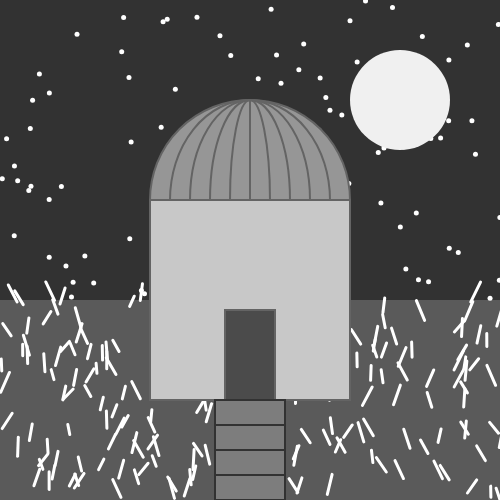
Frame 1 (no input)
Frame 60 (no input): identical to frame 1, image omitted
Frame 120 (the mouse pressed at the canvas centre since frame 60): identical to frame 1, image omitted

The p5.js sketch that drew this single still picture (run headless with seeded random() and noise() and a simulated clock; from frame 60 on, the mouse is pressed at the canvas centre):

// p5.js sketch
// ── sketch.js
let starPoints = [];
let grassStart = [];
let grassEnd = [];

function setup() {
  createCanvas(500, 500);
  
  //Store random locations so they are redrawn in same location
  for(let x = 0; x < 100; x++){
    let xLocation = random(500);
    let yLocation = random(300);
    append(starPoints, createVector(xLocation, yLocation));
  }
 for(let x = 0; x < 200; x++){
    let xLocation = random(500);
    let yLocation = random(200);
    append(grassStart, createVector(xLocation, yLocation+300));
    let xOffset = random(20);
    let yOffset = random(10);
    append(grassEnd, createVector(xLocation+xOffset-10, yLocation+290-yOffset));
  }
  
}

function draw() {
  background(50);
  
  //Ground
  rectMode(CORNER);
  noStroke();
  fill(90);
  rect(0, 300, 500, 200);
  
  //Stars
  strokeWeight(5);
  stroke(255);
  for(let x = 0; x < starPoints.length; x++){
    point(starPoints[x].x,starPoints[x].y);
  }
  
  //Grass
  strokeWeight(3);
  stroke(255);
  for(let x = 0; x < grassStart.length; x++){
    line(grassStart[x].x,grassStart[x].y,grassEnd[x].x,grassEnd[x].y);
  }
  
  //Moon
  noStroke();
  fill(240);
  ellipse(400,100,100);
  
  //Roof
  strokeWeight(2);
  stroke(100);
  fill(150);
  ellipse(250,200,200);
  noFill();
  for(let x = 0; x < 5; x++){
    ellipse(250,200,x*40,200);
  }
  
  //Building
  fill(200);
  rect(150, 200, 200, 200);
  
  //Door
  fill(75);
  rectMode(CORNERS);
  rect(225, 400, 275, 310);
  
  //Sidewalk
  fill(125);
  stroke(50);
  rect(215,400,285,500);
  
  //Sidewalk lines
  line(215,425,285,425);
  line(215,450,285,450);
  line(215,475,285,475);
  
  
}
